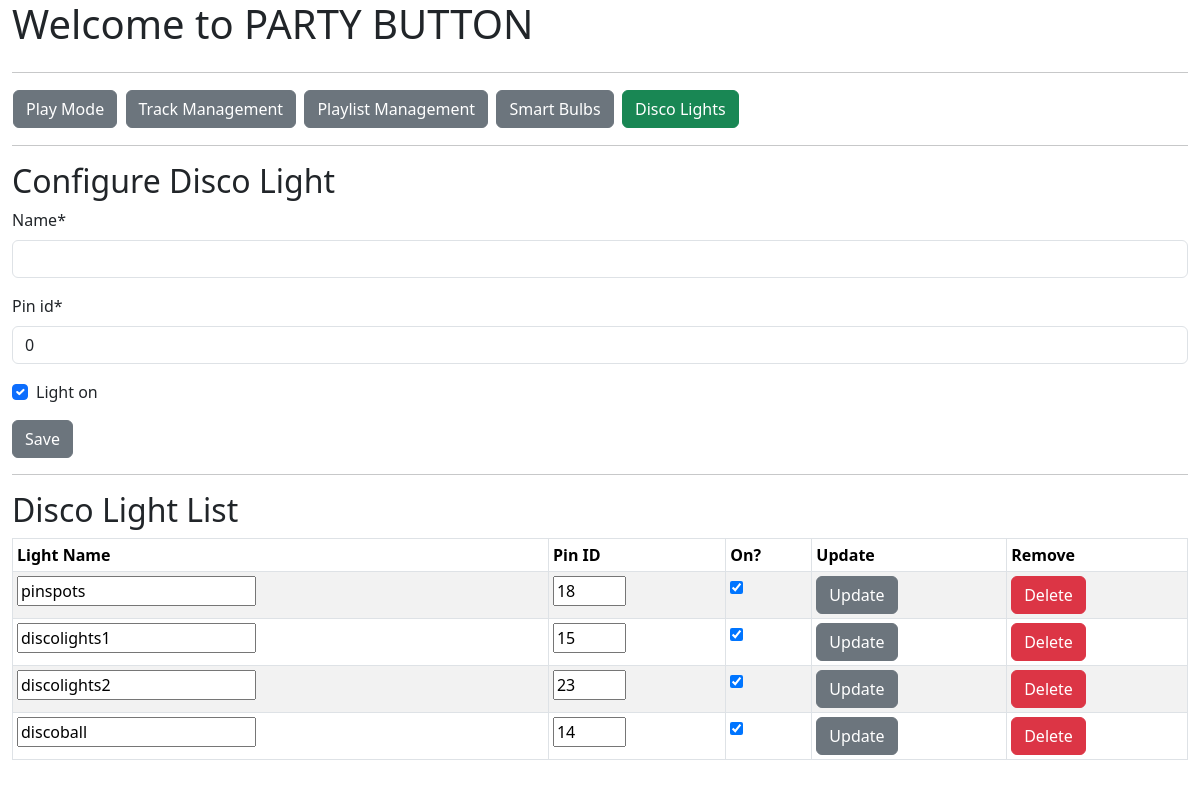
Screenshot of /disco/ with the database file from the repository.
### mp3_manager/models.py (models this page shows, shortened)
class DiscoLight(models.Model):
    name = models.CharField(max_length=200, default="",
                          blank=False, null=False)
    pin_id = models.IntegerField(blank=False, null=False,
                                     default=0,
                                     validators=[MinValueValidator(0),
                                                 MaxValueValidator(40)])
    light_on = models.BooleanField(blank=False, null=False, default=True)

### mp3_manager/views.py (the view, shortened to what this page needs)
# urls.py: path("disco/", views.DiscoLightManagement.as_view(), name="disco"),
class DiscoLightManagement(generic.ListView, FormMixin):
    form_class = DiscoForm
    template_name = "mp3_manager/disco.html"
    context_object_name = "disco_light_list"
    model = DiscoLight
    def get(self, request):
        print("Getting Disco Light List")
        disco_light_list = self.get_queryset()
        return render(request, self.template_name,
                      {"disco_light_list": disco_light_list,
                       "form": DiscoForm()
                       })

### mp3_manager/form.py
class DiscoForm(ModelForm):
    class Meta:
        model = DiscoLight
        fields = ["name", "pin_id", "light_on"]

### mp3_manager/templates/mp3_manager/disco.html (shortened to what this page needs)
{% extends "./base.html" %}
{% load crispy_forms_tags %}
{% block content %}
<div class="row">
  <div class="col">
    <table>
    <tr><td NOWRAP>
    <a href="/"><button type="button" class="btn btn-secondary">Play Mode</button></a>&nbsp;
    <a  href="/tracks"><button type="button" class="btn btn-secondary">Track Management</button></a>&nbsp;
    <a href="/playlists"><button type="button" class="btn btn-secondary">Playlist Management</button></a>&nbsp;
    <a href="/lights"><button type="button" class="btn btn-secondary">Smart Bulbs</button></a>&nbsp;
    <a href="/disco"><button type="button" class="btn btn-success">Disco Lights</button></a>&nbsp;
    </td></tr>
    </table>
  </div>
</div>
<hr>
<div class="row">
    <div class="col">
    <h2>Configure Disco Light</h2>
        <form id="disco_form" name="disco_form" action={% url 'mp3_manager:disco' %} method="post" enctype="multipart/form-data">
        {{ form|crispy }}
        <input class="btn btn-secondary" type="submit" form="disco_form" value="Save" id="disco_configure" name="disco_configure"></input>
        </form>
    </div>
</div>
<hr />
<div class="row">
    <div class="col">
    <h2>Disco Light List</h2>
    {% if disco_light_list %}
        <table class="table table-striped table-bordered table-sm" cellspacing="0" width="100%">
            <thead><tr><th>Light Name</th><th>Pin ID</th><th>On?</th><th>Update</th><th>Remove</th></tr></thead>
            <tbody>
              {% for light in disco_light_list %}
              <tr>
                  <form id="disco_update_form_{{ light.pk }}" id="disco_update_{ light.pk }}" action={% url 'mp3_manager:disco' %} method="post" enctype="multipart/form-data">
                  <td> <input size="20" type="textarea" id="name" name="name" value={{ light.name }}>  </td>
                  <td>
                    <input size="2" type="textarea" id="pin_id" name="pin_id" value={{ light.pin_id }}>
                  </td>
                  <td>
                    {% if light.light_on %}
                    <input type="checkbox" id="light_on" name="light_on" value={{ light.pk }} checked>
                    {% else%}
                    <input type="checkbox" id="light_on" name="light_on" value={{ light.pk }}>
                    {% endif %}
                  </td>
                  <td>
                    <input class="btn btn-secondary" type="submit" form="disco_update_form_{{ light.pk }}" value="Update" name="disco_update_{{ light.pk }}"></td>
                </form>
                <td><a href="{% url 'mp3_manager:deletedisco' pk=light.pk %}"><button type="button" class="btn btn-danger">Delete</button></a></td>
            {% endfor %}
              </tr>
            </tbody>
        </table>
    {% else %}
      <p><h2>No disco lights configured</h2></p>
    {% endif %}
    </div>
</div>
{% endblock %}

### mp3_manager/static/css/style.css (style rules this page uses)
h2 { color: maroon; }
a:link { color: white; text-decoration: none; }

### rows the page displays
DiscoLight: name "pinspots", pin_id "18"
DiscoLight: name "discolights1", pin_id "15"
DiscoLight: name "discolights2", pin_id "23"
DiscoLight: name "discoball", pin_id "14"
